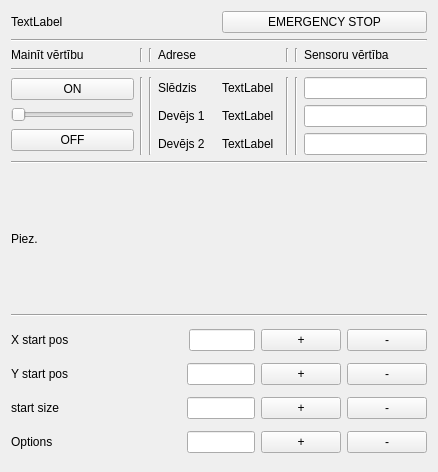
<?xml version="1.0" encoding="UTF-8"?>
<ui version="4.0">
 <class>WidgetService</class>
 <widget class="QWidget" name="WidgetService">
  <property name="geometry">
   <rect>
    <x>0</x>
    <y>0</y>
    <width>438</width>
    <height>472</height>
   </rect>
  </property>
  <property name="windowTitle">
   <string>Form</string>
  </property>
  <layout class="QVBoxLayout" name="verticalLayout_4" stretch="1,0,0,0,5,0,3,0,3">
   <item>
    <layout class="QVBoxLayout" name="verticalLayout_3">
     <item>
      <layout class="QHBoxLayout" name="horizontalLayout">
       <item>
        <widget class="QLabel" name="labelName">
         <property name="text">
          <string>TextLabel</string>
         </property>
        </widget>
       </item>
       <item>
        <widget class="QPushButton" name="pushButton">
         <property name="sizePolicy">
          <sizepolicy hsizetype="Minimum" vsizetype="Maximum">
           <horstretch>0</horstretch>
           <verstretch>0</verstretch>
          </sizepolicy>
         </property>
         <property name="text">
          <string>EMERGENCY STOP</string>
         </property>
         <property name="iconSize">
          <size>
           <width>16</width>
           <height>28</height>
          </size>
         </property>
        </widget>
       </item>
      </layout>
     </item>
    </layout>
   </item>
   <item>
    <widget class="Line" name="line_5">
     <property name="orientation">
      <enum>Qt::Horizontal</enum>
     </property>
    </widget>
   </item>
   <item>
    <layout class="QHBoxLayout" name="horizontalLayout_4">
     <item>
      <widget class="QLabel" name="label_12">
       <property name="text">
        <string>Mainīt vērtību</string>
       </property>
      </widget>
     </item>
     <item>
      <widget class="Line" name="line_8">
       <property name="orientation">
        <enum>Qt::Vertical</enum>
       </property>
      </widget>
     </item>
     <item>
      <widget class="Line" name="line_10">
       <property name="orientation">
        <enum>Qt::Vertical</enum>
       </property>
      </widget>
     </item>
     <item>
      <widget class="QLabel" name="label_11">
       <property name="text">
        <string>Adrese</string>
       </property>
      </widget>
     </item>
     <item>
      <widget class="Line" name="line_11">
       <property name="orientation">
        <enum>Qt::Vertical</enum>
       </property>
      </widget>
     </item>
     <item>
      <widget class="Line" name="line_9">
       <property name="orientation">
        <enum>Qt::Vertical</enum>
       </property>
      </widget>
     </item>
     <item>
      <widget class="QLabel" name="label_13">
       <property name="text">
        <string>Sensoru vērtība</string>
       </property>
      </widget>
     </item>
    </layout>
   </item>
   <item>
    <widget class="Line" name="line_13">
     <property name="orientation">
      <enum>Qt::Horizontal</enum>
     </property>
    </widget>
   </item>
   <item>
    <layout class="QVBoxLayout" name="verticalLayout">
     <item>
      <layout class="QHBoxLayout" name="horizontalLayout_2" stretch="5,0,0,5,0,0,5">
       <item>
        <layout class="QHBoxLayout" name="horizontalLayout_5">
         <item>
          <layout class="QVBoxLayout" name="verticalLayout_12" stretch="0,0,0">
           <item>
            <widget class="QPushButton" name="pushButton_ON">
             <property name="text">
              <string>ON</string>
             </property>
            </widget>
           </item>
           <item>
            <widget class="QSlider" name="horizontalSlider">
             <property name="orientation">
              <enum>Qt::Horizontal</enum>
             </property>
            </widget>
           </item>
           <item>
            <widget class="QPushButton" name="pushButton_OFF">
             <property name="text">
              <string>OFF</string>
             </property>
            </widget>
           </item>
          </layout>
         </item>
        </layout>
       </item>
       <item>
        <widget class="Line" name="line_6">
         <property name="orientation">
          <enum>Qt::Vertical</enum>
         </property>
        </widget>
       </item>
       <item>
        <widget class="Line" name="line">
         <property name="orientation">
          <enum>Qt::Vertical</enum>
         </property>
        </widget>
       </item>
       <item>
        <layout class="QVBoxLayout" name="verticalLayout_2" stretch="0,0,0">
         <item>
          <layout class="QHBoxLayout" name="horizontalLayout_11">
           <item>
            <widget class="QLabel" name="label_6">
             <property name="text">
              <string>Slēdzis</string>
             </property>
            </widget>
           </item>
           <item>
            <widget class="QLabel" name="label_AddressDI">
             <property name="text">
              <string>TextLabel</string>
             </property>
            </widget>
           </item>
          </layout>
         </item>
         <item>
          <layout class="QHBoxLayout" name="horizontalLayout_13">
           <item>
            <widget class="QLabel" name="label_10">
             <property name="text">
              <string>Devējs 1</string>
             </property>
            </widget>
           </item>
           <item>
            <widget class="QLabel" name="label_AddressAI1">
             <property name="text">
              <string>TextLabel</string>
             </property>
            </widget>
           </item>
          </layout>
         </item>
         <item>
          <layout class="QHBoxLayout" name="horizontalLayout_12">
           <item>
            <widget class="QLabel" name="label_15">
             <property name="text">
              <string>Devējs 2</string>
             </property>
            </widget>
           </item>
           <item>
            <widget class="QLabel" name="label_AddresAI2">
             <property name="text">
              <string>TextLabel</string>
             </property>
            </widget>
           </item>
          </layout>
         </item>
        </layout>
       </item>
       <item>
        <widget class="Line" name="line_2">
         <property name="orientation">
          <enum>Qt::Vertical</enum>
         </property>
        </widget>
       </item>
       <item>
        <widget class="Line" name="line_7">
         <property name="orientation">
          <enum>Qt::Vertical</enum>
         </property>
        </widget>
       </item>
       <item>
        <layout class="QHBoxLayout" name="horizontalLayout_6">
         <item>
          <layout class="QVBoxLayout" name="verticalLayout_16" stretch="2,2,2">
           <item>
            <widget class="QLineEdit" name="lineEdit_AddresDI"/>
           </item>
           <item>
            <widget class="QLineEdit" name="lineEdit_AddresAN1"/>
           </item>
           <item>
            <widget class="QLineEdit" name="lineEdit_AddresAN2"/>
           </item>
          </layout>
         </item>
        </layout>
       </item>
      </layout>
     </item>
    </layout>
   </item>
   <item>
    <widget class="Line" name="line_4">
     <property name="orientation">
      <enum>Qt::Horizontal</enum>
     </property>
    </widget>
   </item>
   <item>
    <layout class="QVBoxLayout" name="verticalLayout_5">
     <item>
      <widget class="QLabel" name="label_Notes">
       <property name="text">
        <string>Piez.</string>
       </property>
      </widget>
     </item>
    </layout>
   </item>
   <item>
    <widget class="Line" name="line_12">
     <property name="orientation">
      <enum>Qt::Horizontal</enum>
     </property>
    </widget>
   </item>
   <item>
    <layout class="QVBoxLayout" name="verticalLayout_10">
     <item>
      <layout class="QHBoxLayout" name="horizontalLayout_7" stretch="5,0,2,2,2">
       <item>
        <widget class="QLabel" name="label_3">
         <property name="text">
          <string>X start pos</string>
         </property>
        </widget>
       </item>
       <item>
        <widget class="Line" name="line_3">
         <property name="orientation">
          <enum>Qt::Horizontal</enum>
         </property>
        </widget>
       </item>
       <item>
        <widget class="QLineEdit" name="lineEdit_Xpos"/>
       </item>
       <item>
        <widget class="QPushButton" name="pushButton_Xplus">
         <property name="text">
          <string>+</string>
         </property>
         <property name="autoRepeat">
          <bool>true</bool>
         </property>
         <property name="autoRepeatInterval">
          <number>10</number>
         </property>
        </widget>
       </item>
       <item>
        <widget class="QPushButton" name="pushButton_Xminus">
         <property name="text">
          <string>-</string>
         </property>
         <property name="autoRepeat">
          <bool>true</bool>
         </property>
         <property name="autoRepeatInterval">
          <number>10</number>
         </property>
        </widget>
       </item>
      </layout>
     </item>
     <item>
      <layout class="QHBoxLayout" name="horizontalLayout_10" stretch="5,2,2,2">
       <item>
        <widget class="QLabel" name="label_4">
         <property name="text">
          <string>Y start pos</string>
         </property>
        </widget>
       </item>
       <item>
        <widget class="QLineEdit" name="lineEdit_Ypos"/>
       </item>
       <item>
        <widget class="QPushButton" name="pushButton_Yplus">
         <property name="text">
          <string>+</string>
         </property>
         <property name="autoRepeat">
          <bool>true</bool>
         </property>
         <property name="autoRepeatInterval">
          <number>10</number>
         </property>
        </widget>
       </item>
       <item>
        <widget class="QPushButton" name="pushButton_Yminus">
         <property name="text">
          <string>-</string>
         </property>
         <property name="autoRepeat">
          <bool>true</bool>
         </property>
         <property name="autoRepeatInterval">
          <number>10</number>
         </property>
        </widget>
       </item>
      </layout>
     </item>
     <item>
      <layout class="QHBoxLayout" name="horizontalLayout_9" stretch="5,2,2,2">
       <item>
        <widget class="QLabel" name="label_5">
         <property name="text">
          <string>start size</string>
         </property>
        </widget>
       </item>
       <item>
        <widget class="QLineEdit" name="lineEdit_startSize"/>
       </item>
       <item>
        <widget class="QPushButton" name="pushButton_sizeplus">
         <property name="text">
          <string>+</string>
         </property>
         <property name="autoRepeat">
          <bool>true</bool>
         </property>
         <property name="autoRepeatInterval">
          <number>10</number>
         </property>
        </widget>
       </item>
       <item>
        <widget class="QPushButton" name="pushButton_sizeMinus">
         <property name="text">
          <string>-</string>
         </property>
         <property name="autoRepeat">
          <bool>true</bool>
         </property>
         <property name="autoRepeatInterval">
          <number>10</number>
         </property>
        </widget>
       </item>
      </layout>
     </item>
     <item>
      <layout class="QHBoxLayout" name="horizontalLayout_3" stretch="5,2,2,2">
       <item>
        <widget class="QLabel" name="label_7">
         <property name="text">
          <string>Options</string>
         </property>
        </widget>
       </item>
       <item>
        <widget class="QLineEdit" name="lineEdit_options"/>
       </item>
       <item>
        <widget class="QPushButton" name="pushButton_OptionsPlus">
         <property name="text">
          <string>+</string>
         </property>
         <property name="autoRepeat">
          <bool>true</bool>
         </property>
         <property name="autoRepeatInterval">
          <number>10</number>
         </property>
        </widget>
       </item>
       <item>
        <widget class="QPushButton" name="pushButton_OptionsMinus">
         <property name="text">
          <string>-</string>
         </property>
         <property name="autoRepeat">
          <bool>true</bool>
         </property>
         <property name="autoRepeatInterval">
          <number>10</number>
         </property>
        </widget>
       </item>
      </layout>
     </item>
     <item>
      <layout class="QHBoxLayout" name="horizontalLayout_8"/>
     </item>
    </layout>
   </item>
  </layout>
 </widget>
 <resources/>
 <connections/>
</ui>
